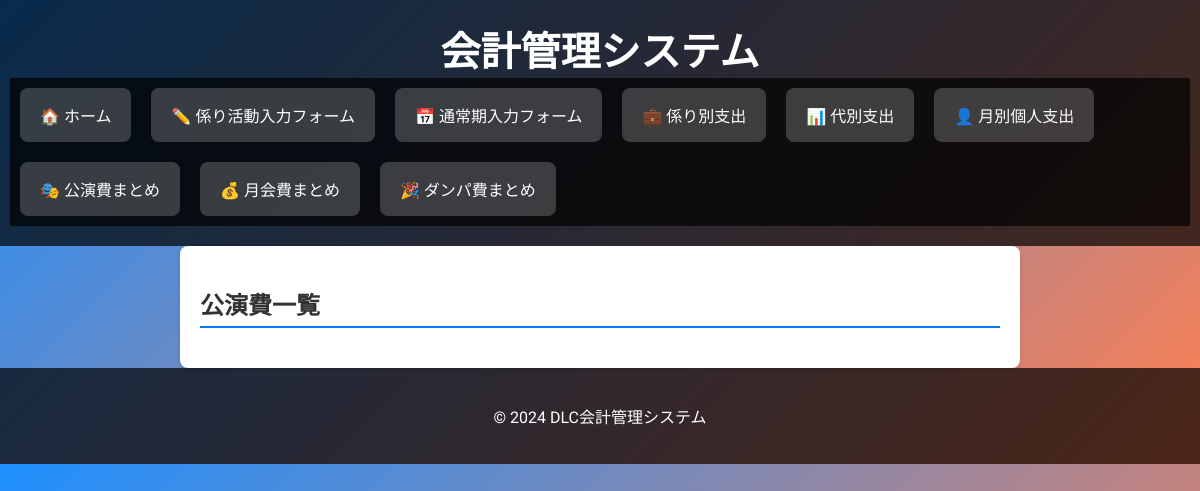
Before: /accounting/view_public_performance/ with the older database file.
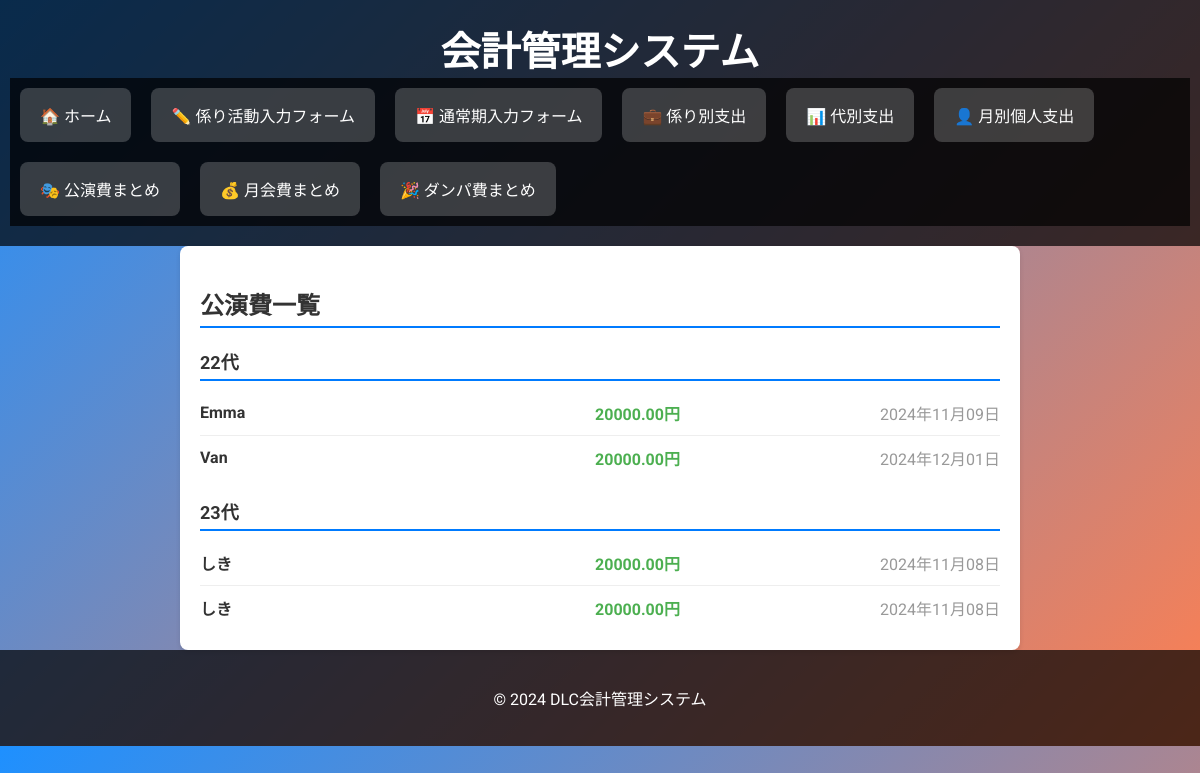
After: the same page with the newer database file.
### accounting/models.py (models this page shows, shortened)
class ExpenseCategory(models.Model):
    CATEGORY_CHOICES = (
        ('公演費', '公演費'),
        ('月会費', '月会費'),
        ('ダンパ費', 'ダンパ費'),
    )
    age = models.IntegerField()
    name = models.CharField(max_length=100)
    amount = models.DecimalField(max_digits=10, decimal_places=2)
    category_name = models.CharField(max_length=10, choices=CATEGORY_CHOICES)
    date = models.DateField()

### accounting/views.py (the view)
# urls.py: path('view_public_performance/', views.view_public_performance, name='view_public_performance'),
def view_public_performance(request):
    performance_expenses = ExpenseCategory.objects.filter(category_name='公演費').order_by('age', 'name')
    grouped_performance_expenses = groupby(performance_expenses, key=lambda x: x.age)
    grouped_performance_expenses = [(age, list(expenses)) for age, expenses in grouped_performance_expenses]
    return render(request, 'accounting/view_public_performance.html', {'grouped_performance_expenses': grouped_performance_expenses})

### accounting/templates/accounting/view_public_performance.html
{% extends "accounting/base.html" %}
{% block content %}
<div class="page-container">
    <h2 class="page-title">公演費一覧</h2>
    {% for age, expenses in grouped_performance_expenses %}
    <div class="expense-group">
        <h3 class="age-title">{{ age }}代</h3>
        <ul class="expense-list">
            {% for expense in expenses %}
            <li class="expense-item">
                <span class="expense-name">{{ expense.name }}</span>
                <span class="expense-amount">{{ expense.amount }}円</span>
                <span class="expense-date">{{ expense.date|date:"Y年m月d日" }}</span>
            </li>
            {% endfor %}
        </ul>
    </div>
    {% endfor %}
</div>
{% endblock %}

Changed rows visible on the page:
added ExpenseCategory: age "22", name "Emma", amount "20000.00", date "2024年11月09日"
added ExpenseCategory: name "Van", amount "20000.00", date "2024年12月01日", shown under "22"
added ExpenseCategory: age "23", name "しき", amount "20000.00", date "2024年11月08日"
added ExpenseCategory: name "しき", amount "20000.00", date "2024年11月08日", shown under "23"
